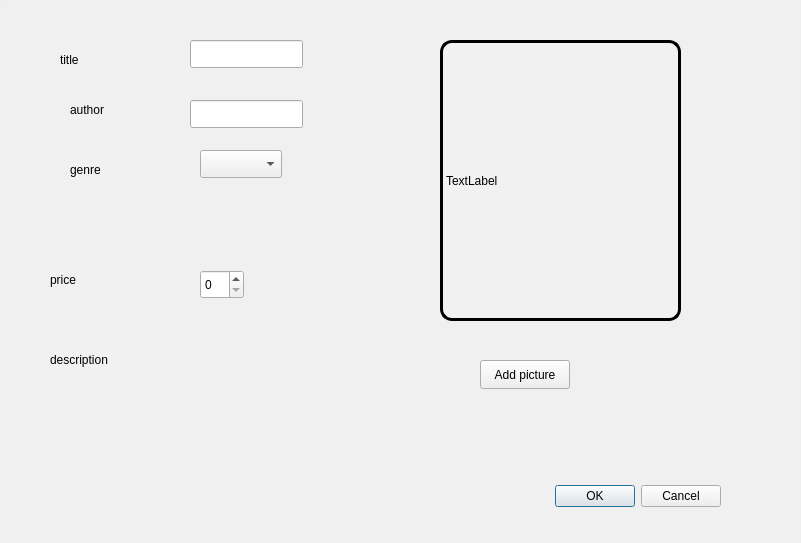
<?xml version="1.0" encoding="UTF-8"?>
<ui version="4.0">
 <class>AddNewBookDialog</class>
 <widget class="QDialog" name="AddNewBookDialog">
  <property name="geometry">
   <rect>
    <x>0</x>
    <y>0</y>
    <width>801</width>
    <height>543</height>
   </rect>
  </property>
  <property name="windowTitle">
   <string>Dialog</string>
  </property>
  <property name="styleSheet">
   <string notr="true">background-image: url(:/resources/white.png);</string>
  </property>
  <widget class="QFrame" name="frame">
   <property name="geometry">
    <rect>
     <x>0</x>
     <y>0</y>
     <width>801</width>
     <height>551</height>
    </rect>
   </property>
   <property name="styleSheet">
    <string notr="true">QFrame {
	background-color: rgba(255,255,255,10);
}</string>
   </property>
   <property name="frameShape">
    <enum>QFrame::Shape::StyledPanel</enum>
   </property>
   <property name="frameShadow">
    <enum>QFrame::Shadow::Raised</enum>
   </property>
   <widget class="QTextEdit" name="descriptionTextEdit">
    <property name="geometry">
     <rect>
      <x>170</x>
      <y>380</y>
      <width>151</width>
      <height>131</height>
     </rect>
    </property>
   </widget>
   <widget class="QLabel" name="lab">
    <property name="geometry">
     <rect>
      <x>50</x>
      <y>350</y>
      <width>91</width>
      <height>20</height>
     </rect>
    </property>
    <property name="text">
     <string>description</string>
    </property>
   </widget>
   <widget class="QLabel" name="label_5">
    <property name="geometry">
     <rect>
      <x>50</x>
      <y>270</y>
      <width>91</width>
      <height>20</height>
     </rect>
    </property>
    <property name="text">
     <string>price</string>
    </property>
   </widget>
   <widget class="QSpinBox" name="priceDoubleSpinBox">
    <property name="geometry">
     <rect>
      <x>200</x>
      <y>270</y>
      <width>44</width>
      <height>29</height>
     </rect>
    </property>
   </widget>
   <widget class="QComboBox" name="genreComboBox">
    <property name="geometry">
     <rect>
      <x>200</x>
      <y>150</y>
      <width>82</width>
      <height>28</height>
     </rect>
    </property>
   </widget>
   <widget class="QLabel" name="label_3">
    <property name="geometry">
     <rect>
      <x>70</x>
      <y>160</y>
      <width>81</width>
      <height>20</height>
     </rect>
    </property>
    <property name="text">
     <string>genre</string>
    </property>
   </widget>
   <widget class="QLabel" name="lable12">
    <property name="geometry">
     <rect>
      <x>70</x>
      <y>100</y>
      <width>81</width>
      <height>20</height>
     </rect>
    </property>
    <property name="text">
     <string>author</string>
    </property>
   </widget>
   <widget class="QLineEdit" name="authorLineEdit">
    <property name="geometry">
     <rect>
      <x>190</x>
      <y>100</y>
      <width>113</width>
      <height>28</height>
     </rect>
    </property>
   </widget>
   <widget class="QLineEdit" name="titleLineEdit">
    <property name="geometry">
     <rect>
      <x>190</x>
      <y>40</y>
      <width>113</width>
      <height>28</height>
     </rect>
    </property>
   </widget>
   <widget class="QLabel" name="lable10">
    <property name="geometry">
     <rect>
      <x>60</x>
      <y>50</y>
      <width>81</width>
      <height>20</height>
     </rect>
    </property>
    <property name="text">
     <string>title</string>
    </property>
   </widget>
   <widget class="QLabel" name="bookCoverPreviewLabel">
    <property name="geometry">
     <rect>
      <x>440</x>
      <y>40</y>
      <width>241</width>
      <height>281</height>
     </rect>
    </property>
    <property name="styleSheet">
     <string notr="true">border: 3px solid black;
border-radius: 12px;</string>
    </property>
    <property name="text">
     <string>TextLabel</string>
    </property>
   </widget>
   <widget class="QPushButton" name="addPictureButton">
    <property name="geometry">
     <rect>
      <x>480</x>
      <y>360</y>
      <width>90</width>
      <height>29</height>
     </rect>
    </property>
    <property name="text">
     <string>Add picture</string>
    </property>
   </widget>
   <widget class="QDialogButtonBox" name="buttonBox">
    <property name="geometry">
     <rect>
      <x>380</x>
      <y>480</y>
      <width>341</width>
      <height>32</height>
     </rect>
    </property>
    <property name="orientation">
     <enum>Qt::Orientation::Horizontal</enum>
    </property>
    <property name="standardButtons">
     <set>QDialogButtonBox::StandardButton::Cancel|QDialogButtonBox::StandardButton::Ok</set>
    </property>
   </widget>
  </widget>
 </widget>
 <resources/>
 <connections>
  <connection>
   <sender>buttonBox</sender>
   <signal>accepted()</signal>
   <receiver>AddNewBookDialog</receiver>
   <slot>accept()</slot>
   <hints>
    <hint type="sourcelabel">
     <x>248</x>
     <y>254</y>
    </hint>
    <hint type="destinationlabel">
     <x>157</x>
     <y>274</y>
    </hint>
   </hints>
  </connection>
  <connection>
   <sender>buttonBox</sender>
   <signal>rejected()</signal>
   <receiver>AddNewBookDialog</receiver>
   <slot>reject()</slot>
   <hints>
    <hint type="sourcelabel">
     <x>316</x>
     <y>260</y>
    </hint>
    <hint type="destinationlabel">
     <x>286</x>
     <y>274</y>
    </hint>
   </hints>
  </connection>
 </connections>
</ui>
